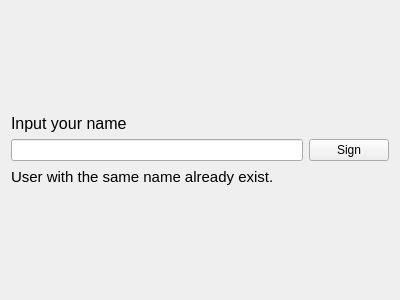
<?xml version="1.0" encoding="UTF-8"?>
<ui version="4.0">
 <class>RegistrationWidget</class>
 <widget class="QWidget" name="RegistrationWidget">
  <property name="geometry">
   <rect>
    <x>0</x>
    <y>0</y>
    <width>400</width>
    <height>300</height>
   </rect>
  </property>
  <property name="windowTitle">
   <string>Form</string>
  </property>
  <layout class="QVBoxLayout" name="verticalLayout">
   <item>
    <spacer name="verticalSpacer_2">
     <property name="orientation">
      <enum>Qt::Vertical</enum>
     </property>
     <property name="sizeHint" stdset="0">
      <size>
       <width>20</width>
       <height>40</height>
      </size>
     </property>
    </spacer>
   </item>
   <item>
    <widget class="QLabel" name="label">
     <property name="font">
      <font>
       <pointsize>12</pointsize>
      </font>
     </property>
     <property name="text">
      <string>Input your name</string>
     </property>
    </widget>
   </item>
   <item>
    <layout class="QHBoxLayout" name="horizontalLayout">
     <item>
      <widget class="QLineEdit" name="lineEdit"/>
     </item>
     <item>
      <widget class="QPushButton" name="pushButton">
       <property name="text">
        <string>Sign</string>
       </property>
      </widget>
     </item>
    </layout>
   </item>
   <item>
    <layout class="QHBoxLayout" name="horizontalLayout_2">
     <property name="bottomMargin">
      <number>0</number>
     </property>
     <item>
      <widget class="QLabel" name="alreadyExistLbl">
       <property name="font">
        <font>
         <pointsize>11</pointsize>
        </font>
       </property>
       <property name="text">
        <string>User with the same name already exist.</string>
       </property>
      </widget>
     </item>
     <item>
      <spacer name="verticalSpacer_3">
       <property name="orientation">
        <enum>Qt::Vertical</enum>
       </property>
       <property name="sizeType">
        <enum>QSizePolicy::Fixed</enum>
       </property>
       <property name="sizeHint" stdset="0">
        <size>
         <width>20</width>
         <height>19</height>
        </size>
       </property>
      </spacer>
     </item>
    </layout>
   </item>
   <item>
    <spacer name="verticalSpacer">
     <property name="orientation">
      <enum>Qt::Vertical</enum>
     </property>
     <property name="sizeHint" stdset="0">
      <size>
       <width>20</width>
       <height>40</height>
      </size>
     </property>
    </spacer>
   </item>
  </layout>
 </widget>
 <resources/>
 <connections/>
</ui>
